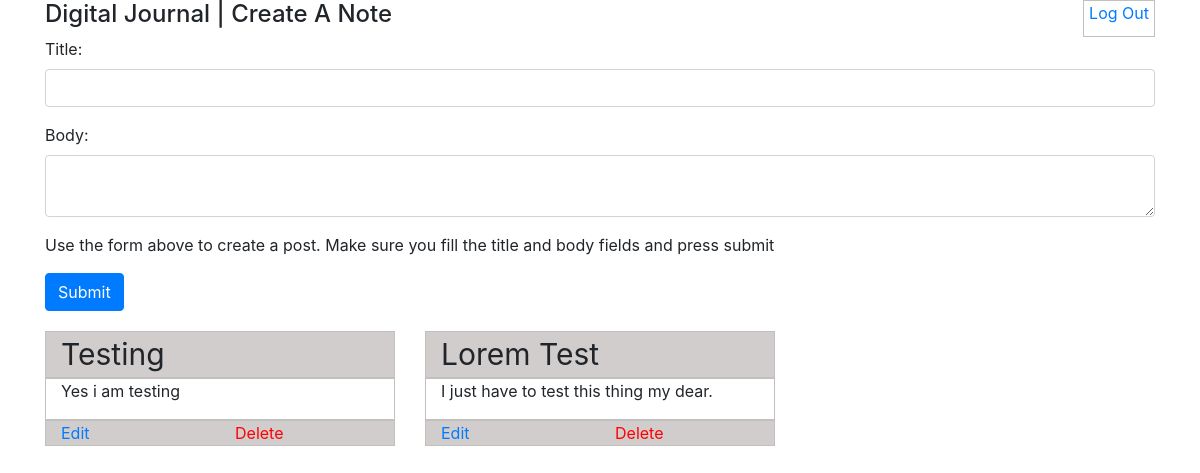
The app's page / (signed in), older data.
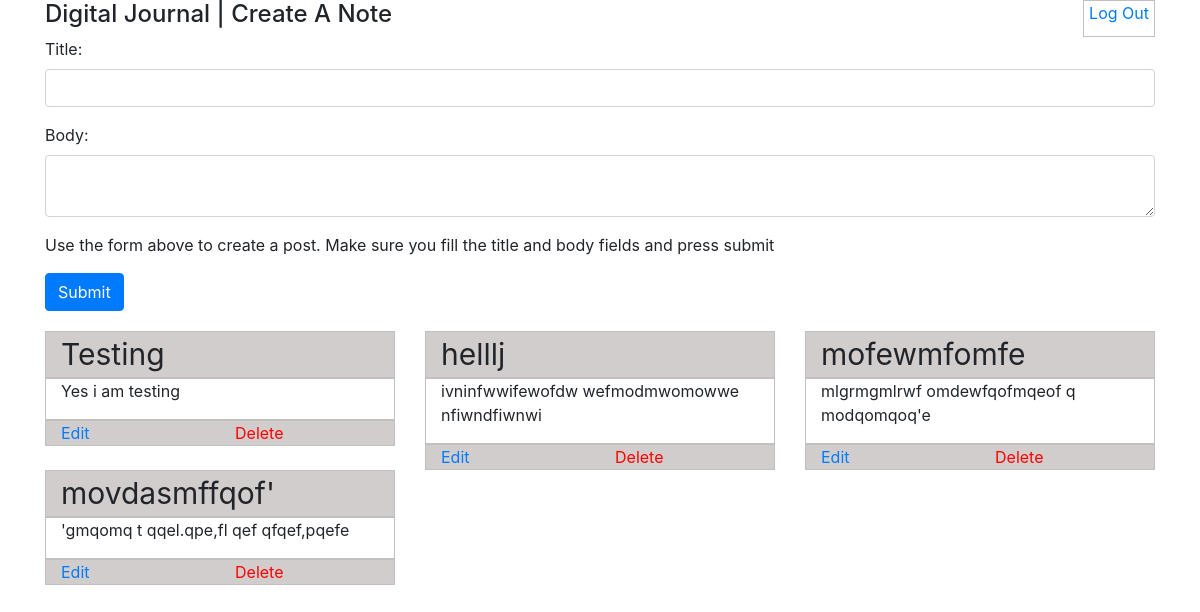
The same page, newer data.
### journal/models.py (models this page shows, shortened)
class Journal(models.Model):
    title = models.CharField(max_length=64)
    body = models.TextField()
    author_id = models.ForeignKey(User, on_delete=models.CASCADE, related_name="journal_author", default=1)

### journal/views.py (the view)
# urls.py: path("", views.index, name="index" ),
def index(request):
    if not request.user.is_authenticated:
        return HttpResponseRedirect(reverse('users:login_custom'))
    journals = Journal.objects.all().filter(author_id=request.user.id)
    return render(request, 'journal/index.html', {'journals': journals})

### journal/templates/journal/index.html (shortened to what this page needs)
{% extends 'journal/base.html' %}
{% block body %}
    <div id="page_wrap">
        <header class="container">
            <div class="row">
                <h4 class="col-sm-8">Digital Journal | Create A Note</h1>
                <nav class="col-sm-4">
                    {% if user.is_authenticated %}
                        <p><a href="{% url 'users:logout_custom' %}">Log Out</a></p>
                    {% endif %}
                </nav>
            </div>
        </header>
        {% if request.user.is_authenticated %}
        <div class="container">
            <form action="{% url 'journal:add_journal' %}" method="post">
                <div class="form-group">
                    <label>Title:</label>
                    <input type="text" name="title" class="form-control"/>
                </div>
                <div class="form-group">
                    <label>Body:</label>
                    <textarea type="text" name="body" class="form-control"></textarea>
                </div>
                <p>Use the form above to create a post. Make sure you fill the title and body fields and press submit</p>
                <input type="submit" value="Submit" class="btn btn-primary">
            </form>
        </div>
        {% endif %}
        <div class="container flex">
            <div class="row">
                {% for journal in journals %}
                    <div class="col-sm-4">
                        <header class="container">
                            <div class="row">
                                <div class="col-sm-12">
                                    {{ journal.title }}
                                </div>
                            </div>
                        </header>
                        <div class="container">
                            <div class="row">
                                <p class="col-sm-12">
                                    {{ journal.body }}
                                </p>
                            </div>
                        </div>
                        <footer class="container">
                            <div class="row">
                                <p class="edit-journal col-sm-6"><a href="{% url 'journal:edit_journal' journal.id %}">Edit</a></p>
                                <p class="del-journal col-sm-6"><a href="{% url 'journal:delete_journal' journal.id %}">Delete</a></p>
                            </div>
                        </footer>
                    </div>
                {% endfor %}
            </div>
        </div>
    </div>
{% endblock %}

### journal/templates/journal/base.html (shortened to what this page needs)
{% load static %}
<!DOCTYPE html>
<html>
    <head>
        <link rel="stylesheet" type="text/css" href="{% static 'journal/style.css' %}">
        <link rel="stylesheet" href="https://stackpath.bootstrapcdn.com/bootstrap/4.3.1/css/bootstrap.min.css">
    </head>
    <body>
        {% block body %}
        {% endblock %}
    </body>
</html>

### journal/static/journal/style.css (style rules this page uses)
header { padding: 20px 0; }
header nav { display: flex; justify-content: flex-end; }
header p { padding: 0 5px; margin: 0; }
p.del-journal a { color: red; margin-bottom: 0; }
p.edit-journal, p.del-journal { color: blue; margin-bottom: 0; }
div.flex header { background: #d2cdcd; font-size: 30px; }
footer.container { background: #d2cdcd; }
header.container { padding-top: 0px; padding-bottom: 0px; }
div.flex { margin-top: 20px; }
.col-sm-4 > * { border: 1px solid #c2bfbf; }

Row changes from the older to the newer data that the page shows:
removed Journal: title "Lorem Test", body "I just have to test this thing my dear."
added Journal: title "helllj", body "ivninfwwifewofdw wefmodmwomowwe nfiwndfiwnwi"
added Journal: title "mofewmfomfe", body "mlgrmgmlrwf omdewfqofmqeof q modqomqoq'e"
added Journal: title "movdasmffqof'", body "'gmqomq t qqel.qpe,fl qef qfqef,pqefe"
